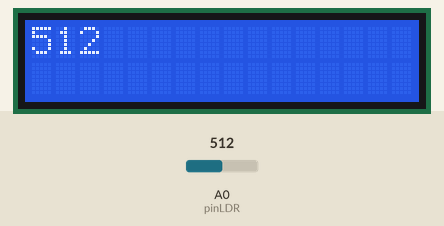
Recording of a sketch running on a simulated Arduino Uno, built with avr-gcc and run on an emulated ATmega328P. On the bench: 16×2 character LCD. Inputs (shaded band) come from the test bench; at power-on: A0 (pinLDR) = 512.

Above: at 1.2 s.
1.3 s: A0 (pinLDR) set to 716
At 2.2 s:
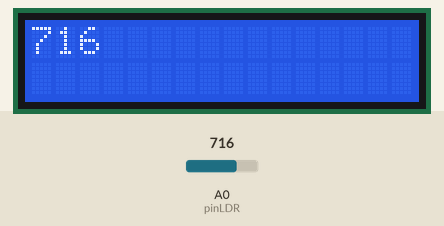
2.8 s: A0 (pinLDR) set to 900
At 3.8 s:
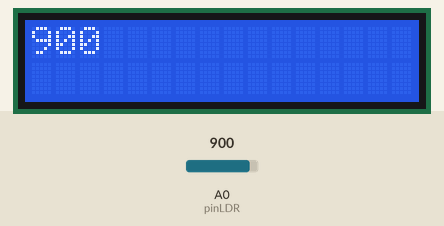
4.3 s: A0 (pinLDR) set to 1023
At 5.4 s:
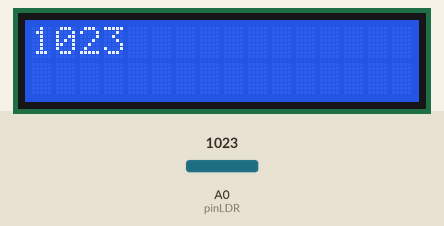
Timing chart, 0 to 7.3 s (numbered marks = the images above; inputs shaded):
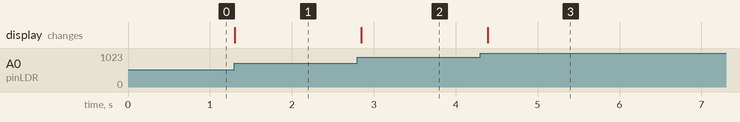

The sketch:

LCD_Test.ino
```cpp
#include<LiquidCrystal.h>
LiquidCrystal lcd(8,9,10,11,12,13);
int pinLDR=A0;
void setup()
{
  lcd.begin(16,2);
  lcd.setCursor(0,0);
  lcd.print("Hellow");
  lcd.setCursor(0,1);
  lcd.print("How are you?");
}
void loop()
{
  lcd.clear();
  lcd.setCursor(0,0);
  lcd.print(analogRead(pinLDR));
  delay(100);
}
```

Measured:
- after the input at 1.3 s, the display: changes at once (image 1)
- after the input at 2.8 s, the display: changes after 0.05 s (image 2)
- after the input at 4.3 s, the display: changes after 0.09 s (image 3)
